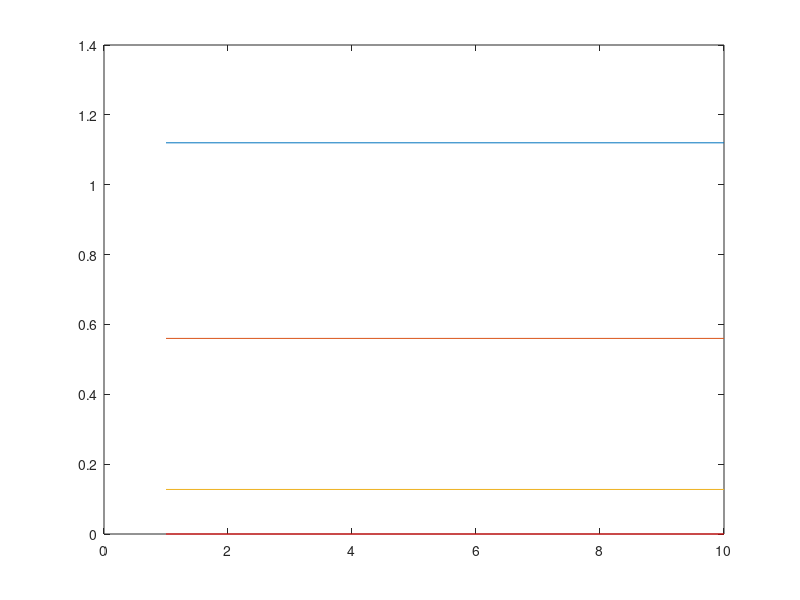

Recreate this plot in MATLAB. (Note: this script raises an error after producing the figure.)
clc ;
clear vars ;
clear all;
%Given parameters
Nd= 1e15;
Na= 1e17;

%Assumptions made to calculate Fermi Level
Vt = 0.0258; % Thermal voltage at room temperature
Ev = 0;% uppermost level of valence band assumed to be at 0 eV
Ea= Ev + 0.067; %Aluminium acceptor ionization energy level in silicon 
Ec = 1.12; %silicon band gap is 1.12 eV
Ed = Ec - 0.054; % Arsenic donor ionization energy level in silicon 

% Source for ionization energy levels- https://inst.eecs.berkeley.edu/~ee130/sp07/lectures/lecture3.ppt

Nc = 3e19; %Effective Density of States in the Conduction Band (NC) per cm^-3
Nv = 1e19; %Effective Density of States in the Valence Band (NV) per cm^-3

Efi = (Ec+Ev)/2 ; % intrinsic fermi level

Ef = Ea; 

Ni = 2000;% no of iterations for Newton Raphson method

for z =1:Ni 

 Nd1 = (Nd/(1+2*exp((Ef-Ed)/Vt)));
 Na1 = (Na/(1+4*exp((Ea-Ef)/Vt)));
 n = (Nc*(exp((Ef-Ec)/Vt)));
 p = (Nv*(exp((Ev-Ef)/Vt)));

 q = Nd1 - Na1 + p - n ;

 q1 = -(Nd1*(1+0.5*exp((Ed-Ef)/0.0258))^(-1)*(0.0258)^(-1))-(Na1*(1+0.25*exp((Ef-Ea)/0.0258))^(-1)*(0.0258)^(-1))-(n*(0.0258)^(-1))-(p*(0.0258)^(-1));
 Ef = Ef - (q/q1);

end

fprintf( "The fermi level of the compensated semiconductor is  %f eV above the Valence Band\n",Ef);


X= 1:10;
EC = zeros(1,10);
EV = zeros(1,10);
EFi = zeros(1,10);
EF = zeros(1,10);

 for i=1:10
     EC(1,i) = Ec;
     EV(1,i) = Ev;
     EFi(1,i) = Efi;
     EF(1,i) = Ef;
 end

 plot (X,EC,'Displayname','Ec');
 hold on
 plot (X,EFi,'Displayname','Efi');
 plot (X,EF,'Displayname','Ef');
 E1 = plot (X,EV,"r",'Displayname','Ev');
 h = gca;
 h.XAxis.Visible = 'off';
 title("Energy Band Diagram")
 ylabel("(E - Ev) in eV");
 legend;

 
     



